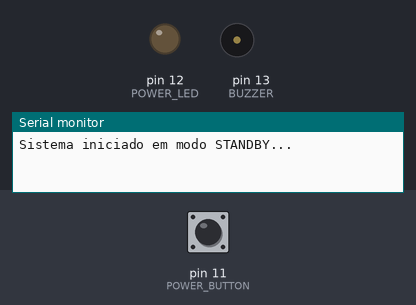
Recording of a sketch running on a simulated Arduino Uno, built with avr-gcc and run on an emulated ATmega328P. Parts: output pins drawn as LEDs (lit = HIGH), buzzer (waves = sounding, pin HIGH), the last lines printed to the serial monitor. Inputs (shaded band) come from the test bench; at power-on: pin 11 (POWER_BUTTON) HIGH.

Above: at 1.2 s.
1.3 s: pin 11 (POWER_BUTTON) pulled LOW for 0.15 s
At 1.7 s:
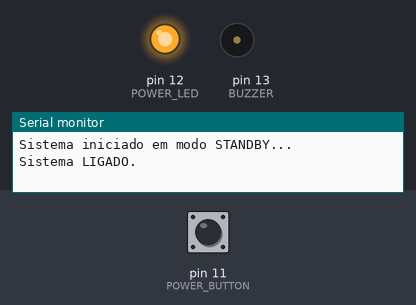
7.5 s: pin 11 (POWER_BUTTON) pulled LOW for 1 s
At 8.8 s:
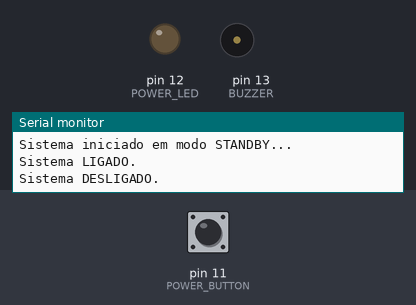
10.0 s: pin 11 (POWER_BUTTON) pulled LOW for 3.2 s
At 10.7 s:
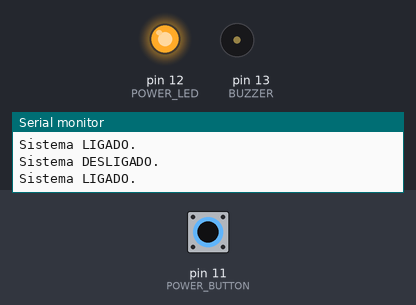
Timing chart, 0 to 13.0 s (numbered marks = the images above; inputs shaded):
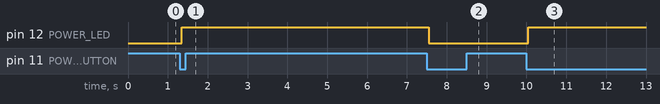

Measured:
- after the input at 1.3 s, pin 12 (POWER_LED): LOW → HIGH after 0.05 s
- after the input at 7.5 s, pin 12 (POWER_LED): HIGH → LOW after 0.05 s
- after the input at 10.0 s, pin 12 (POWER_LED): LOW → HIGH after 0.05 s

The sketch:

sketch_jan21a.ino
```cpp
/*
    Programador....: Joel
    Data...........: 2/2/2025
    Observações....: Alarme do Joel para a Miguel Torga
*/

#include <Keypad.h>

const int BAUD_RATE = 9600;

const byte POWER_LED = 12;
const byte POWER_BUTTON = 11;
const byte PIR_SENSOR = 6;
const byte BUZZER = 13;

const byte STANDBY = 0;
const byte POWER_ON = 1;
const byte PIR_DETECT = 2;

const byte DEBUG = true;

byte alarmState;
bool systemActive = false;
bool buttonPressed = false;

// Configuração do teclado 4x4
const byte ROWS = 4;
const byte COLS = 4;
char keys[ROWS][COLS] = {
  {'1','2','3','A'},
  {'4','5','6','B'},
  {'7','8','9','C'},
  {'*','0','#','D'}
};

byte rowPins[ROWS] = {9, 8, 7, 6};
byte colPins[COLS] = {5, 4, 3, 2};

Keypad keypad = Keypad(makeKeymap(keys), rowPins, colPins, ROWS, COLS);

const String correctCode = "1234";   // Código correto para desligar o sistema
String enteredCode = "";             // Armazena o código digitado

void setup(void) {
    Serial.begin(BAUD_RATE);

    pinMode(POWER_LED, OUTPUT);
    pinMode(POWER_BUTTON, INPUT_PULLUP);
    pinMode(PIR_SENSOR, INPUT);
    pinMode(BUZZER, OUTPUT);

    alarmState = STANDBY;
    digitalWrite(POWER_LED, LOW);

    if (DEBUG) Serial.println("Sistema iniciado em modo STANDBY...");
}

void loop(void) {
    if (digitalRead(POWER_BUTTON) == LOW && !buttonPressed) { // Botão pressionado
        delay(50); // Debounce
        if (digitalRead(POWER_BUTTON) == LOW) {
            toggleSystem();
            buttonPressed = true;
        }
    } else if (digitalRead(POWER_BUTTON) == HIGH) {
        buttonPressed = false;
    }

    char key = keypad.getKey();
    if (key) {
        enteredCode += key;
        if (DEBUG) Serial.println(enteredCode);

        if (enteredCode.length() == 4) {
            if (enteredCode == correctCode) {
                systemActive = false;
                alarmState = STANDBY;
                digitalWrite(POWER_LED, LOW);
                digitalWrite(BUZZER, LOW);
                if (DEBUG) Serial.println("Código correto. Sistema DESLIGADO.");
            } else {
                if (DEBUG) Serial.println("Código incorreto.");
            }
            enteredCode = ""; // Limpa o código após tentativa
        }
    }

    switch (alarmState) {
        case STANDBY: {
            digitalWrite(POWER_LED, LOW);
            break;
        }

        case POWER_ON: {
            digitalWrite(POWER_LED, HIGH);
            if (digitalRead(PIR_SENSOR) == HIGH) {
                alarmState = PIR_DETECT;
            }
            break;
        }

        case PIR_DETECT: {
            if (DEBUG) Serial.println("MOVIMENTO DETECTADO! Alarme Ativado...");

            digitalWrite(BUZZER, HIGH);

            break;
        }
    }
}

void toggleSystem() {
    systemActive = !systemActive;
    if (systemActive) {
        alarmState = POWER_ON;
        if (DEBUG) Serial.println("Sistema LIGADO.");
    } else {
        alarmState = STANDBY;
        digitalWrite(POWER_LED, LOW);
        digitalWrite(BUZZER, LOW);
        if (DEBUG) Serial.println("Sistema DESLIGADO.");
    }
}
```
